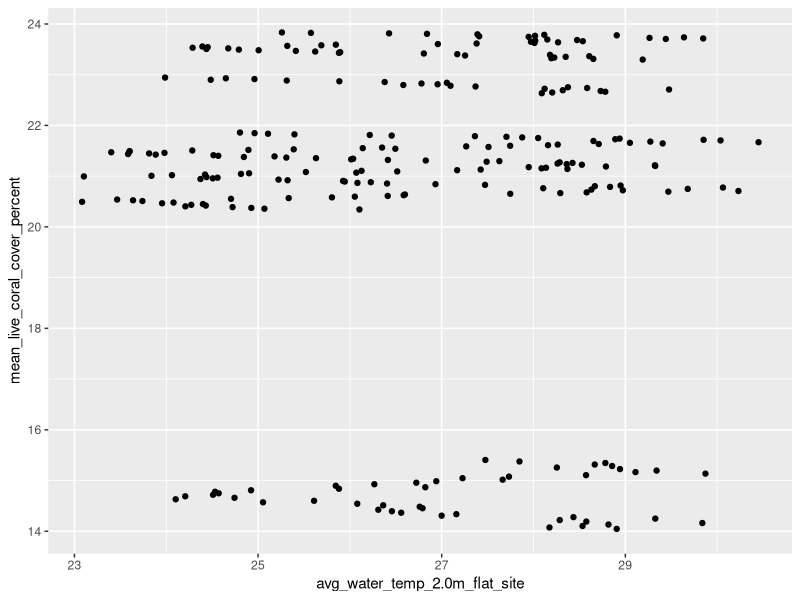
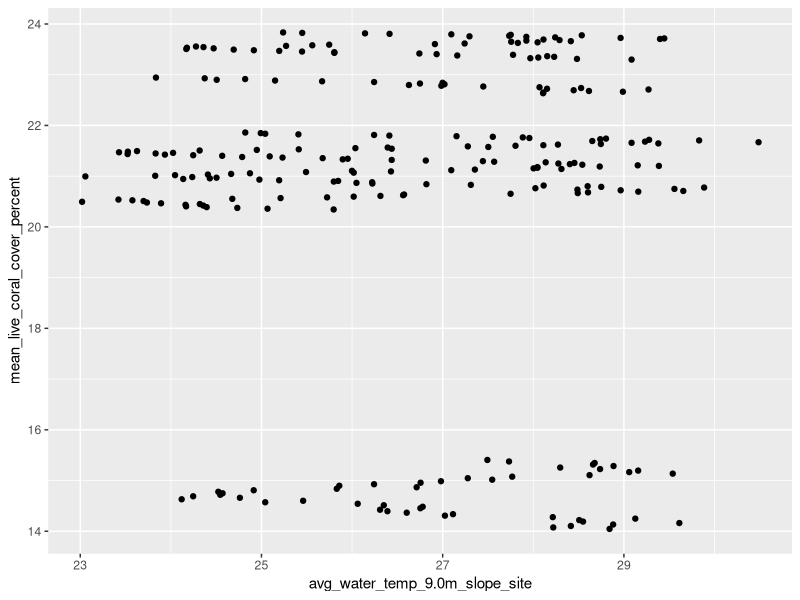
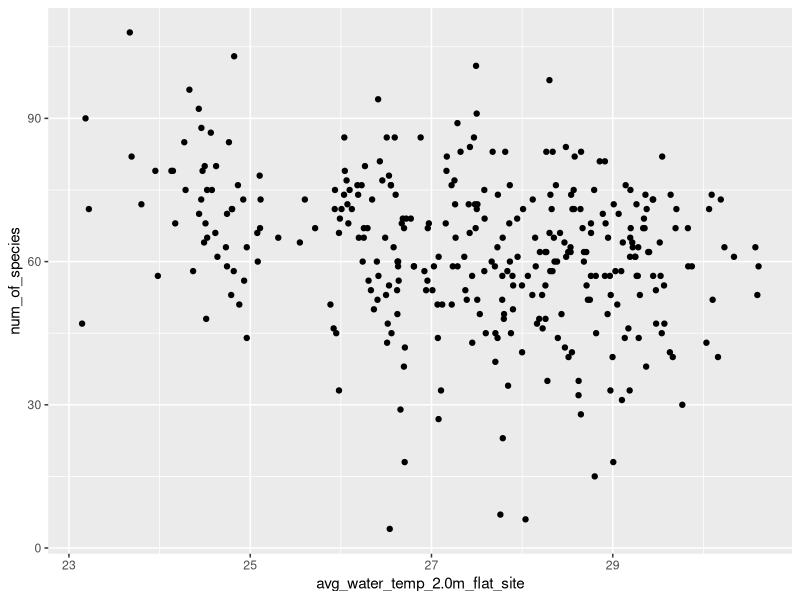
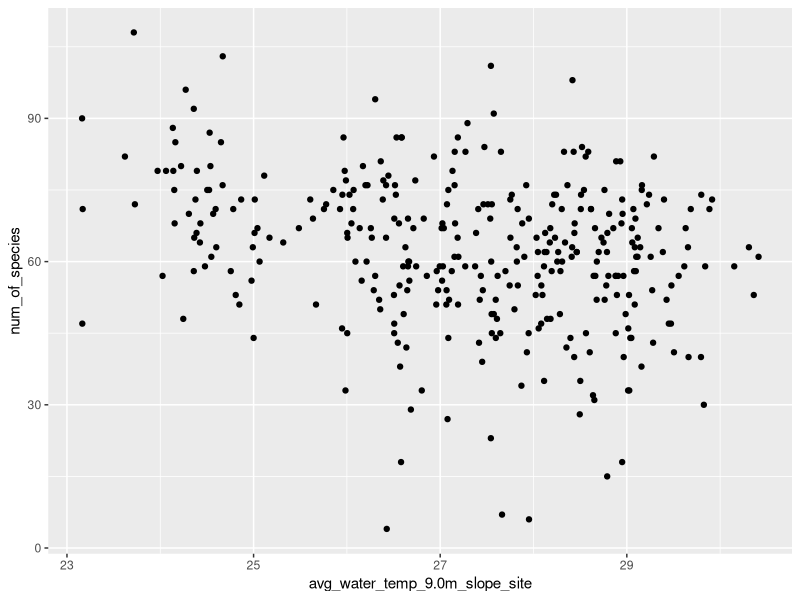
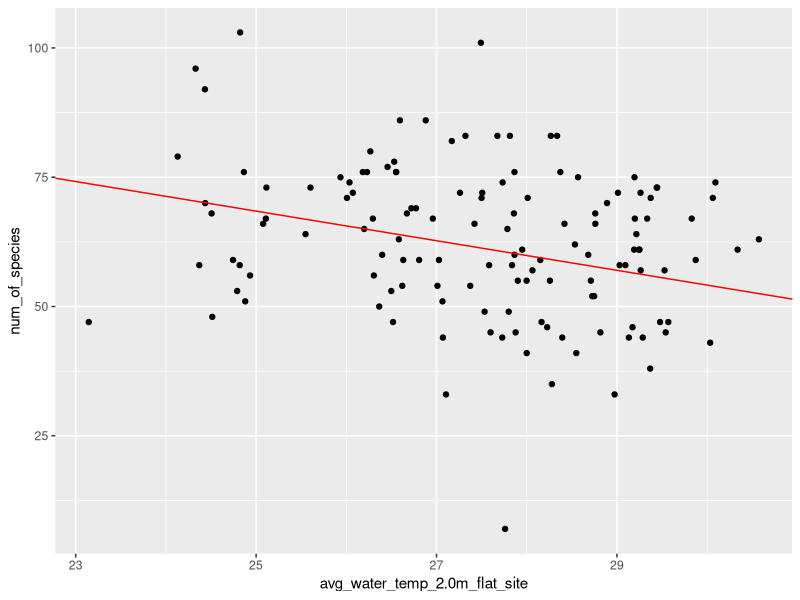
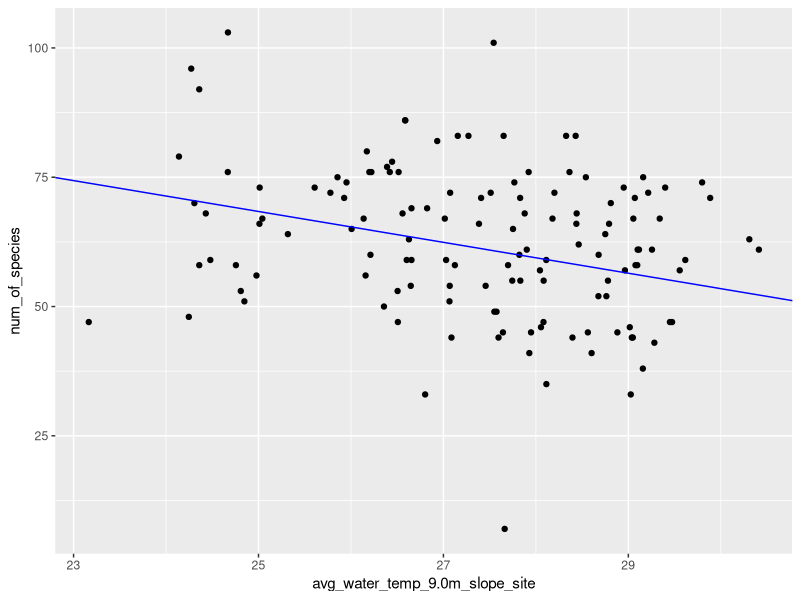
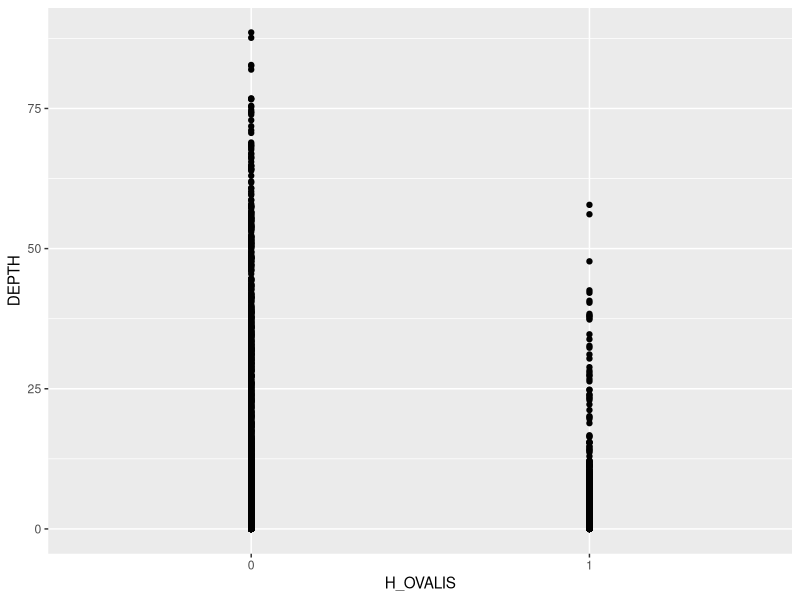
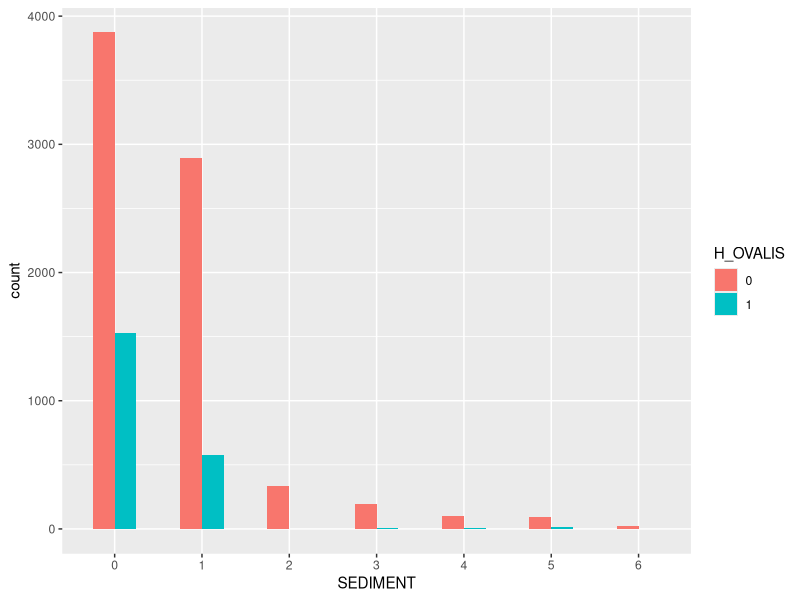

The R script that drew these images, in order:
## ---- chunk 1
knitr::opts_chunk$set(echo = TRUE)
## ---- chunk 2
library(tidyverse)
library(caret)
## ---- chunk 3
read_csv("cleaned_data/temperature_and_coral_cover.csv") %>%
    ggplot(aes(avg_water_temp_2.0m_flat_site, mean_live_coral_cover_percent)) + 
    geom_point()


read_csv("cleaned_data/temperature_and_coral_cover.csv") %>%
    ggplot(aes(avg_water_temp_9.0m_slope_site, mean_live_coral_cover_percent)) + 
    geom_point()
## ---- chunk 4
fish_temp <- read_csv("cleaned_data/fish_temp_data.csv")

# water temp at 2.0m
fish_temp %>% ggplot(aes(avg_water_temp_2.0m_flat_site, num_of_species)) + geom_point()

# water temp at92.0m
fish_temp %>% ggplot(aes(avg_water_temp_9.0m_slope_site, num_of_species)) + geom_point()
## ---- chunk 5
train_index <- createDataPartition(y=fish_temp$num_of_species, times=1, p = 0.6, list=FALSE)

train_set <- fish_temp[train_index, ]
test_set <- fish_temp[-train_index, ]
## ---- chunk 6
fish_temp_2.0m <- lm(num_of_species ~ avg_water_temp_2.0m_flat_site, data=train_set)
summary(fish_temp_2.0m)

fish_temp_9.0m <- lm(num_of_species ~ avg_water_temp_9.0m_slope_site, data=train_set)
summary(fish_temp_9.0m)
## ---- chunk 7
fish_temp <- lm(num_of_species ~ avg_water_temp_2.0m_flat_site + avg_water_temp_9.0m_slope_site, data=train_set)
summary(fish_temp)
## ---- chunk 8
pred_2.0m <- predict(fish_temp_2.0m, test_set)
pred_9.0m <- predict(fish_temp_9.0m, test_set)

postResample(pred = pred_2.0m, obs = test_set$num_of_species)
postResample(pred = pred_9.0m, obs = test_set$num_of_species)
## ---- chunk 9
# water temp at 2.0m
test_set %>% 
    ggplot(aes(avg_water_temp_2.0m_flat_site, num_of_species)) + 
    geom_point() +
    geom_abline(intercept=fish_temp_2.0m$coefficients[1], slope=fish_temp_2.0m$coefficients[2], col="red")

# water temp at 9.0m
test_set %>% 
    ggplot(aes(avg_water_temp_9.0m_slope_site, num_of_species)) + 
    geom_point() +
    geom_abline(intercept=fish_temp_9.0m$coefficients[1], slope=fish_temp_9.0m$coefficients[2], col="blue")
## ---- chunk 10
h_ovalis_data <- read_csv("cleaned_data/h_ovalis_monthly_presence.csv")
head(h_ovalis_data)
## ---- chunk 11
h_ovalis_data$H_OVALIS <- as.factor(ifelse(h_ovalis_data$H_OVALIS=="Yes", 1, 0))
h_ovalis_data$TIDAL <- as.factor(ifelse(h_ovalis_data$TIDAL=="intertidal", 1, 0))

h_ovalis_data$MUD <- ifelse(h_ovalis_data$SEDIMENT == "Mud", 1, 0)
h_ovalis_data$MUD <- as.factor(h_ovalis_data$MUD)

h_ovalis_data$SEDIMENT <- factor(h_ovalis_data$SEDIMENT, 
                                 levels = c("Mud", "Sand", "Reef", "Rock", "Rubble", "Shell", "Gravel"),
                                 labels = c(0, 1, 2, 3, 4, 5, 6),
                                 ordered = FALSE)

head(h_ovalis_data)
## ---- chunk 12
h_ovalis_data %>% 
    ggplot(aes(H_OVALIS, DEPTH)) + geom_point(pch = 21, fill="black")

h_ovalis_data %>% 
    ggplot(aes(SEDIMENT, fill=H_OVALIS)) + geom_bar(width=.5, position = "dodge")
## ---- chunk 13
h_ovalis_subset <- h_ovalis_data %>% dplyr::select(H_OVALIS, DEPTH, SEDIMENT, MUD)
hovalis_train_ind <- createDataPartition(y = h_ovalis_subset$H_OVALIS, p=0.75, list=FALSE)

train_set <- h_ovalis_subset[hovalis_train_ind, ]
test_set <- h_ovalis_subset[-hovalis_train_ind, ]
## ---- chunk 14
glm_fit <- glm(H_OVALIS ~ DEPTH + SEDIMENT,
               data=train_set, 
               family="binomial")

summary(glm_fit)
## ---- chunk 15
p_hat <- predict(glm_fit, newdata = test_set, type = "response")

plot(p_hat)
## ---- chunk 16
#p_hat <- predict(glm_fit, newdata = test_set, type = "response"
y_hat <- ifelse(p_hat > 0.2, 1, 0)

confusionMatrix(data = as.factor(y_hat), reference = test_set$H_OVALIS )
## ---- chunk 17
library(randomForest)

rf_fit <- randomForest(H_OVALIS ~ DEPTH + SEDIMENT, 
                       data=train_set,
                       mtry = 2)
rf_fit
## ---- chunk 18
rf_pred <- predict(rf_fit, newdata = test_set, type = "response")
confusionMatrix(table(pred = rf_pred, reference = test_set$H_OVALIS))
## ---- chunk 19
get_accuracy <- function(fit, model_type) {
    pred <- predict(fit, newdata = test_set, type = "response")
    
    if (model_type == "rf") {
        confusionMatrix(table(pred = pred, reference = test_set$H_OVALIS))$overall[1]
    }
    else if (model_type == "logistic") {
        y_hat <- ifelse(pred > 0.175, 1, 0)
        confusionMatrix(data = as.factor(y_hat), reference = as.factor(test_set$H_OVALIS) )$overall[1]
    }
}

get_accuracy(glm_fit, "logistic")
get_accuracy(rf_fit, "rf")
## ---- chunk 20

ggplot(test_set, aes(x=DEPTH, fill = H_OVALIS)) +
  geom_density(position = position_fill(), size = 0)


ggplot(test_set, aes(x=DEPTH,  fill = rf_pred)) +
  geom_density(position = position_fill(), size = 0)
## ---- chunk 21
variable_importance <- importance(rf_fit)

tmp <- tibble(feature = rownames(variable_importance),
                  Gini = variable_importance[,1]) %>%
                  arrange(desc(Gini))

tmp
